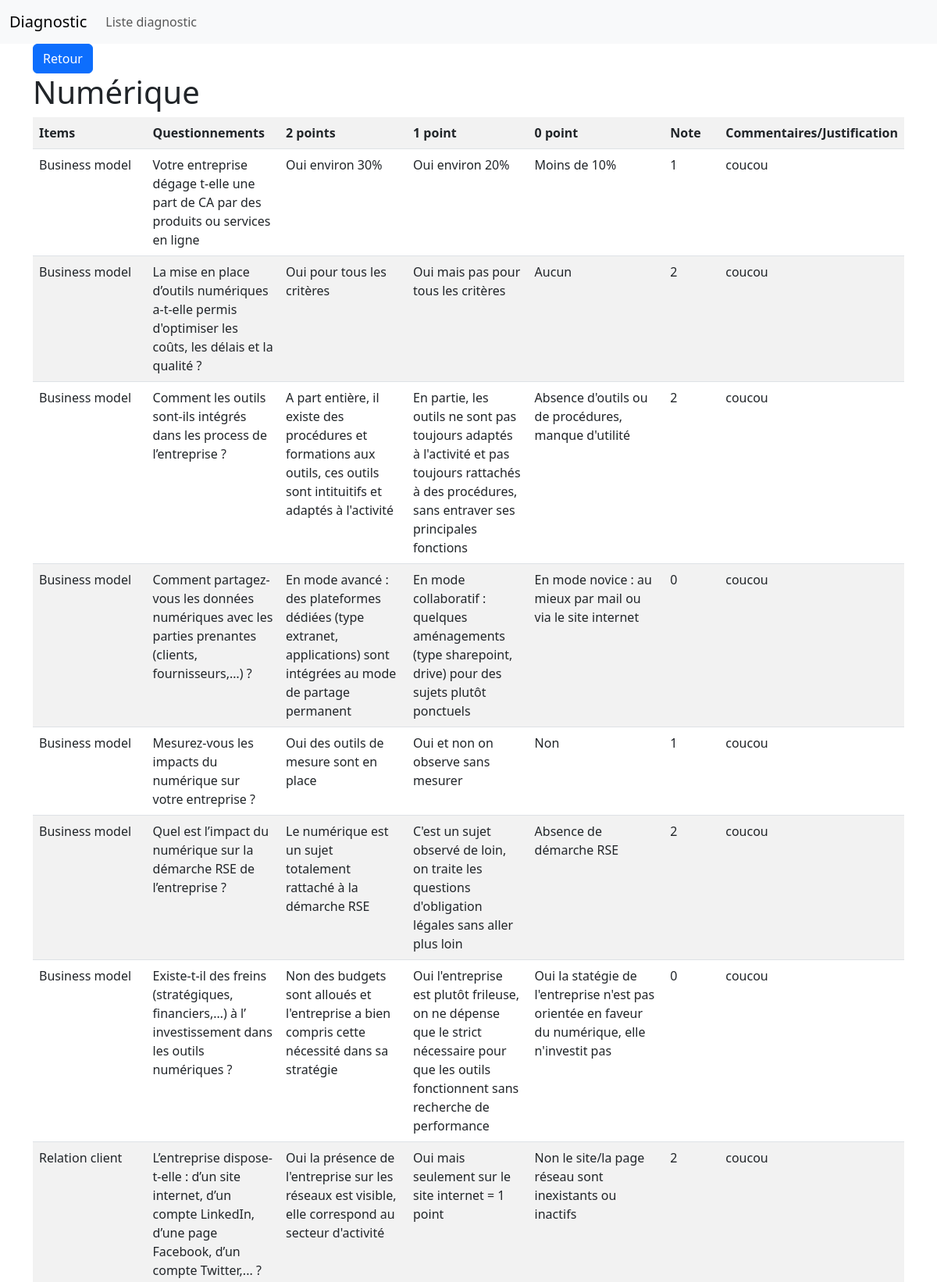
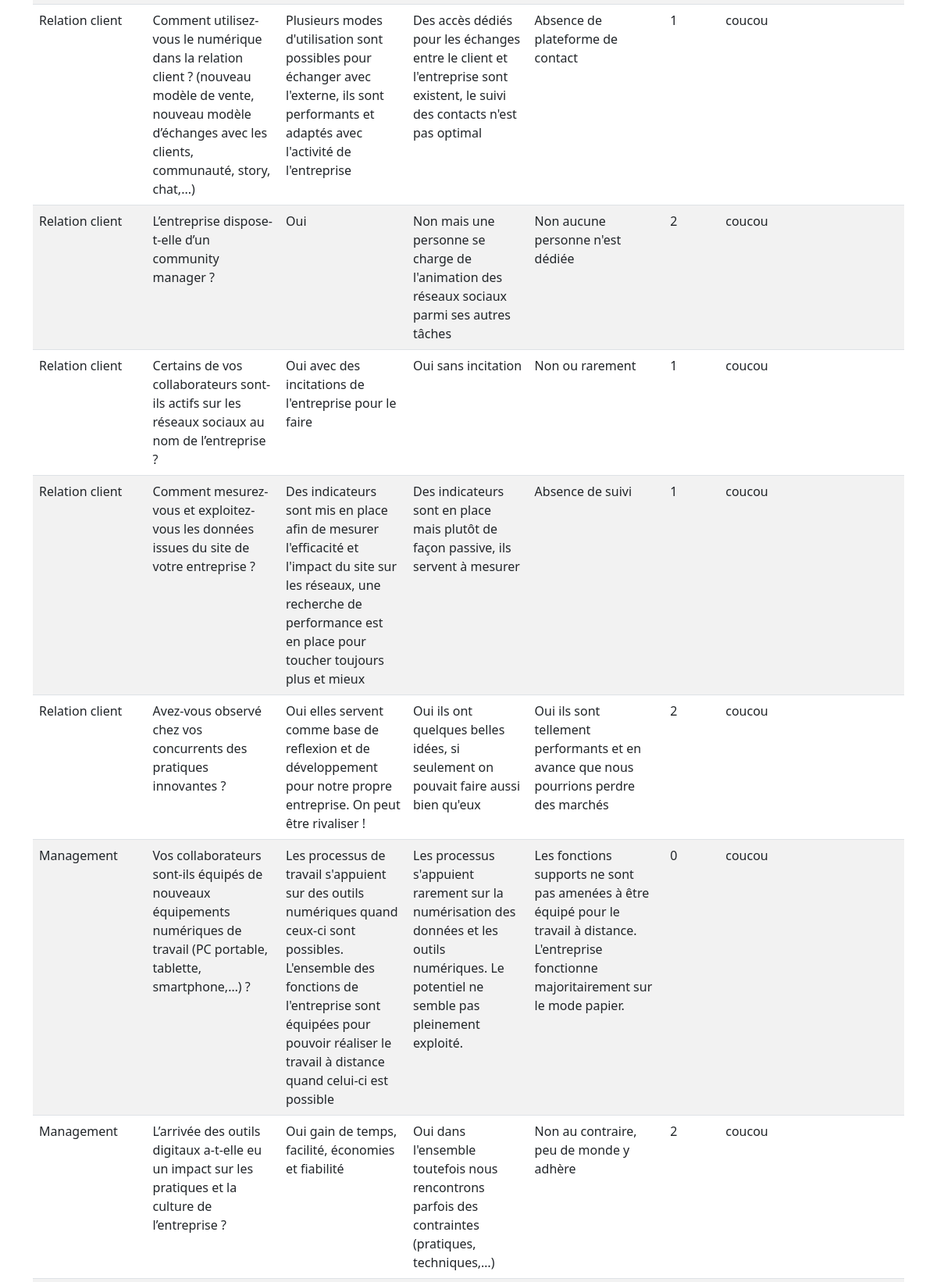
Screenshot of /numerique.php?id=1 (upper part) with the database file from the repository (2 pictures, top to bottom).
### tables this page shows
CREATE TABLE `Entreprise` (
  `id` int(11) NOT NULL,
  `name` varchar(255) DEFAULT NULL
);

CREATE TABLE `Categorie` (
  `id` int(11) NOT NULL,
  `nom` varchar(255) DEFAULT NULL,
  `axe_id` int(11) DEFAULT NULL
);

CREATE TABLE `Question` (
  `id` int(11) NOT NULL,
  `texte` varchar(255) DEFAULT NULL,
  `texte_2_point` text,
  `texte_1_point` text,
  `texte_0_point` text,
  `categorie_id` int(11) DEFAULT NULL
);

CREATE TABLE `Reponse` (
  `id` int(11) NOT NULL,
  `point` int(11) DEFAULT NULL,
  `commentaire` varchar(255) DEFAULT NULL,
  `question_id` int(11) DEFAULT NULL
);

### connectDB.php (called while the page is built, shortened)
<?php
function connectDB() {
    try {
        $DBpdo = new PDO("mysql:host=" . DB_HOST . ";dbname=" . DB_NAME, DB_USERNAME, DB_PASSWORD);
        $DBpdo->setAttribute(PDO::ATTR_ERRMODE, PDO::ERRMODE_EXCEPTION);
        return $DBpdo;
    } catch (PDOException $e) {
        die("ERROR: Could not connect. " . $e->getMessage());
    }
}
function getAllQuestion($id) {
    try {
        $pdo = connectDB();
        $sql = "SELECT Entreprise.id, Entreprise.name, Grille.id AS id_grille, Axe.nom AS nom_axe, Categorie.nom AS nom_categorie, Question.texte AS texte_question, Question.texte_2_point, Question.texte_1_point, Question.texte_0_point, Reponse.point, Reponse.commentaire FROM Entreprise INNER JOIN Grille ON Grille.entreprise_id = Entreprise.id INNER JOIN Axe ON Grille.id = Axe.grille_id INNER JOIN Categorie ON Axe.id = Categorie.axe_id INNER JOIN Question ON Categorie.id = Question.categorie_id INNER JOIN Reponse ON Question.id = Reponse.question_id";
        $stmt = $pdo->prepare($sql);
        $stmt->execute();
        $result = $stmt->fetchAll(PDO::FETCH_ASSOC);
        return $result;
    } catch (PDOException $e) {
        die("ERROR: Could not connect. " . $e->getMessage());
    }
}

### numerique.php (the view, shortened to what this page needs)
<?php
require_once 'connectDB.php';
$id = $_GET['id'];
$getAllQuestion = getAllQuestion($id);
?>
<!doctype html>
<html lang="fr">
<head>
    <?php include 'head.php'; ?>
</head>
<header>
    <?php include 'navbar.php'; ?>
</header>
<body>
<div class="container">
    <a href="entreprise.php?id=<?php echo $id; ?>" class="btn btn-primary">Retour</a>
    <div>
        <h1>Numérique</h1>
    </div>
    <table class="table table-striped col-12 ">
        <tr>
            <th>Items</th>
            <th>Questionnements</th>
            <th>2 points</th>
            <th>1 point</th>
            <th>0 point</th>
            <th>Note</th>
            <th>Commentaires/Justification</th>
        </tr>
        <?php
        foreach ($getAllQuestion as $question) {
            if ($question['nom_axe'] == 'Numérique') {
                echo '<tr>';
                echo '<td class="text-wrap col-2">' . $question['nom_categorie'] . '</td>';
                echo '<td class="text-wrap col-2">' . $question['texte_question'] . '</td>';
                echo '<td class="text-wrap col-2">' . $question['texte_2_point'] . '</td>';
                echo '<td class="text-wrap col-2">' . $question['texte_1_point'] . '</td>';
                echo '<td class="text-wrap col-2">' . $question['texte_0_point'] . '</td>';
                echo '<td class="text-wrap col-1">' . $question['point'] . '</td>';
                echo '<td class="text-wrap col-2">' . $question['commentaire'] . '</td>';
                echo '</tr>';
            }
        }
        ?>
    </table>
</div>
</body>
</html>

### rows the page displays
entreprise: categorie.nom "Business model", question.texte "Votre entreprise dégage t-elle une part de CA par des produits ou services en ligne", question.texte_2_point "Oui environ 30%", question.texte_1_point "Oui environ 20%", question.texte_0_point "Moins de 10%", reponse.point "1", reponse.commentaire "coucou", question.texte "La mise en place d’outils numériques a-t-elle permis d'optimiser les coûts, les délais et la qualité ?", question.texte_2_point "Oui pour tous les critères", question.texte_1_point "Oui mais pas pour tous les critères", question.texte_0_point "Aucun", reponse.point "2", question.texte "Comment les outils sont-ils intégrés dans les process de l’entreprise ?", question.texte_2_point "A part entière, il existe des procédures et formations aux outils, ces outils sont intituitifs et adaptés à l'activité", question.texte_1_point "En partie, les outils ne sont pas toujours adaptés à l'activité et pas toujours rattachés à des procédures, sans entraver ses principales fonctions", question.texte_0_point "Absence d'outils ou de procédures, manque d'utilité", question.texte "Comment partagez-vous les données numériques avec les parties prenantes (clients, fournisseurs,…) ?", question.texte_2_point "En mode avancé : des plateformes dédiées (type extranet, applications) sont intégrées au mode de partage permanent", question.texte_1_point "En mode collaboratif : quelques aménagements (type sharepoint, drive) pour des sujets plutôt ponctuels", question.texte_0_point "En mode novice : au mieux par mail ou via le site internet", reponse.point "0", question.texte "Mesurez-vous les impacts du numérique sur votre entreprise ?", question.texte_2_point "Oui des outils de mesure sont en place", question.texte_1_point "Oui et non on observe sans mesurer", question.texte_0_point "Non", question.texte "Quel est l’impact du numérique sur la démarche RSE de l’entreprise ?", question.texte_2_point "Le numérique est un sujet totalement rattaché à la démarche RSE", question.texte_1_point "C'est un sujet observé de loin, on traite les questions d'obligation légales sans aller plus loin", question.texte_0_point "Absence de démarche RSE", question.texte "Existe-t-il des freins (stratégiques, financiers,…) à l’ investissement dans les outils numériques ?", question.texte_2_point "Non des budgets sont alloués et l'entreprise a bien compris cette nécessité dans sa stratégie", question.texte_1_point "Oui l'entreprise est plutôt frileuse, on ne dépense que le strict nécessaire pour que les outils fonctionnent sans recherche de performance", question.texte_0_point "Oui la statégie de l'entreprise n'est pas orientée en faveur du numérique, elle n'investit pas", categorie.nom "Relation client", question.texte "L’entreprise dispose-t-elle : d’un site internet, d’un compte LinkedIn, d’une page Facebook, d’un compte Twitter,... ?", question.texte_2_point "Oui la présence de l'entreprise sur les réseaux est visible, elle correspond au secteur d'activité", question.texte_1_point "Oui mais seulement sur le site internet = 1 point", question.texte_0_point "Non le site/la page réseau sont inexistants ou inactifs", question.texte "Comment utilisez-vous le numérique dans la relation client ? (nouveau modèle de vente, nouveau modèle d’échanges avec les clients, communauté, story, chat,...)", question.texte_2_point "Plusieurs modes d'utilisation sont possibles pour échanger avec l'externe, ils sont performants et adaptés avec l'activité de l'entreprise", question.texte_1_point "Des accès dédiés pour les échanges entre le client et l'entreprise sont existent, le suivi des contacts n'est pas optimal", question.texte_0_point "Absence de plateforme de contact", question.texte "L’entreprise dispose-t-elle d’un community manager ?", question.texte_2_point "Oui", question.texte_1_point "Non mais une personne se charge de l'animation des réseaux sociaux parmi ses autres tâches", question.texte_0_point "Non aucune personne n'est dédiée", question.texte "Certains de vos collaborateurs sont-ils actifs sur les réseaux sociaux au nom de l’entreprise ?", question.texte_2_point "Oui avec des incitations de l'entreprise pour le faire", question.texte_1_point "Oui sans incitation", question.texte_0_point "Non ou rarement", question.texte "Comment mesurez-vous et exploitez-vous les données issues du site de votre entreprise ?", question.texte_2_point "Des indicateurs sont mis en place afin de mesurer l'efficacité et l'impact du site sur les réseaux, une recherche de performance est en place pour toucher toujours plus et mieux", question.texte_1_point "Des indicateurs sont en place mais plutôt de façon passive, ils servent à mesurer", question.texte_0_point "Absence de suivi", question.texte "Avez-vous observé chez vos concurrents des pratiques innovantes ?", question.texte_2_point "Oui elles servent comme base de reflexion et de développement pour notre propre entreprise. On peut être rivaliser !", question.texte_1_point "Oui ils ont quelques belles idées, si seulement on pouvait faire aussi bien qu'eux", question.texte_0_point "Oui ils sont tellement performants et en avance que nous pourrions perdre des marchés", categorie.nom "Management", question.texte "Vos collaborateurs sont-ils équipés de nouveaux équipements numériques de travail (PC portable, tablette, smartphone,…) ?", question.texte_2_point "Les processus de travail s'appuient sur des outils numériques quand ceux-ci sont possibles. L'ensemble des fonctions de l'entreprise sont équipées pour pouvoir réaliser le travail à distance quand celui-ci est possible", question.texte_1_point "Les processus s'appuient rarement sur la numérisation des données et les outils numériques. Le potentiel ne semble pas pleinement exploité.", question.texte_0_point "Les fonctions supports ne sont pas amenées à être équipé pour le travail à distance. L'entreprise fonctionne majoritairement sur le mode papier.", question.texte "L’arrivée des outils digitaux a-t-elle eu un impact sur les pratiques et la culture de l’entreprise ?", question.texte_2_point "Oui gain de temps, facilité, économies et fiabilité", question.texte_1_point "Oui dans l'ensemble toutefois nous rencontrons parfois des contraintes (pratiques, techniques,…)", question.texte_0_point "Non au contraire, peu de monde y adhère"
